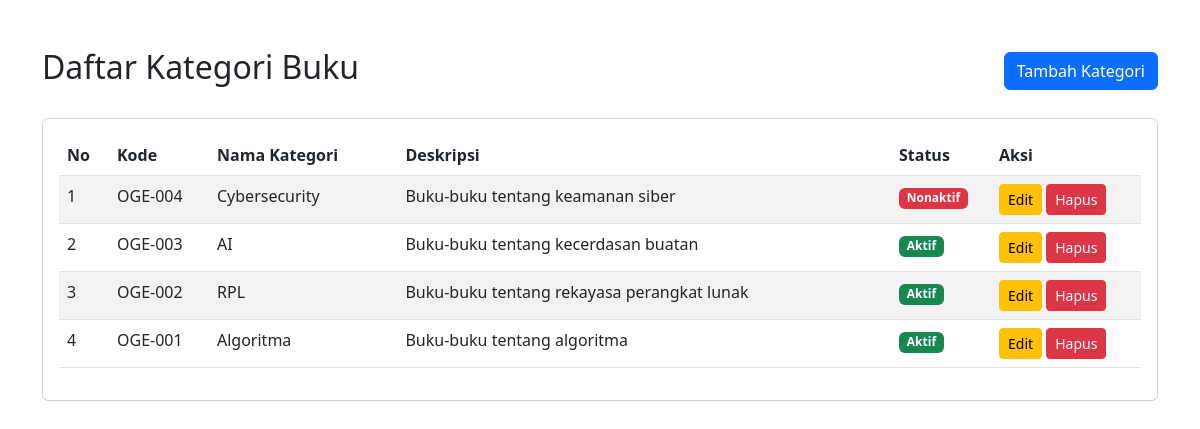
The page / on the database its author committed.
### tables this page shows
CREATE TABLE `kategori` (
  `id_kategori` int(11) NOT NULL,
  `kode_kategori` varchar(10) NOT NULL,
  `nama_kategori` varchar(50) NOT NULL,
  `deskripsi` text DEFAULT NULL,
  `status` enum('Aktif','Nonaktif') DEFAULT 'Aktif',
  `created_at` timestamp NOT NULL DEFAULT current_timestamp()
);

### index.php (the view, shortened to what this page needs)
<!DOCTYPE html>
<html lang="id">
<head>
    <link href="https://cdn.jsdelivr.net/npm/bootstrap@5.3.0/dist/css/bootstrap.min.css" rel="stylesheet">
</head>
<body>
    <?php
    require_once 'config/database.php';
    $sql = "SELECT * FROM kategori ORDER BY id_kategori DESC";
    $stmt = $conn->prepare($sql);
    $stmt->execute();
    $result = $stmt->get_result();
    ?>
    <div class="container mt-5">
        <div class="d-flex justify-content-between align-items-center mb-4">
            <h2>Daftar Kategori Buku</h2>
            <a href="create.php" class="btn btn-primary">Tambah Kategori</a>
        </div>
        <div class="card">
            <div class="card-body">
                <table class="table table-striped">
                    <thead>
                        <tr>
                            <th width="50">No</th>
                            <th width="100">Kode</th>
                            <th>Nama Kategori</th>
                            <th>Deskripsi</th>
                            <th width="100">Status</th>
                            <th width="150">Aksi</th>
                        </tr>
                    </thead>
                    <tbody>
                        <?php
                        $no = 1;
                        if ($result->num_rows > 0) {
                            while ($row = $result->fetch_assoc()) {
                                $badgeClass = ($row['status'] == 'Aktif') ? 'bg-success' : 'bg-danger';
                                ?>
                                <tr>
                                    <td><?php echo $no++; ?></td>
                                    <td><?php echo htmlspecialchars($row['kode_kategori']); ?></td>
                                    <td><?php echo htmlspecialchars($row['nama_kategori']); ?></td>
                                    <td><?php echo htmlspecialchars($row['deskripsi']); ?></td>
                                    <td>
                                        <span class="badge <?php echo $badgeClass; ?>"><?php echo $row['status']; ?></span>
                                    </td>
                                     <td>
                                        <a href="edit.php?id=<?php echo $row['id_kategori']; ?>" class="btn btn-warning btn-sm">Edit</a>
                                        <button onclick="confirmDelete(<?php echo $row['id_kategori']; ?>)" class="btn btn-danger btn-sm">Hapus</button>
                                    </td>
                                </tr>
                                <?php
                            }
                        } else {
                            ?>
                            <tr>
                                <td colspan="6" class="text-center">Belum ada data kategori</td>
                            </tr>
                            <?php
                        }
                        ?>
                    </tbody>
                </table>
            </div>
        </div>
    </div>
</body>
</html>

### rows shown on the page
kategori: kode_kategori "OGE-004", nama_kategori "Cybersecurity", deskripsi "Buku-buku tentang keamanan siber", status "Nonaktif"
kategori: kode_kategori "OGE-003", nama_kategori "AI", deskripsi "Buku-buku tentang kecerdasan buatan", status "Aktif"
kategori: kode_kategori "OGE-002", nama_kategori "RPL", deskripsi "Buku-buku tentang rekayasa perangkat lunak", status "Aktif"
kategori: kode_kategori "OGE-001", nama_kategori "Algoritma", deskripsi "Buku-buku tentang algoritma", status "Aktif"
